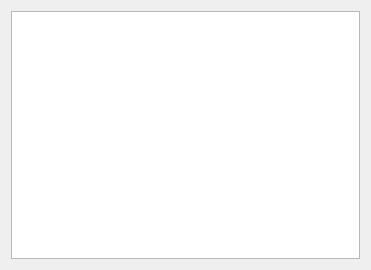
<?xml version="1.0" encoding="UTF-8"?>
<ui version="4.0">
 <class>Widget</class>
 <widget class="QWidget" name="Widget">
  <property name="geometry">
   <rect>
    <x>0</x>
    <y>0</y>
    <width>371</width>
    <height>270</height>
   </rect>
  </property>
  <property name="windowTitle">
   <string>Widget</string>
  </property>
  <layout class="QHBoxLayout" name="horizontalLayout">
   <item>
    <widget class="QTextEdit" name="textEdit"/>
   </item>
  </layout>
 </widget>
 <resources/>
 <connections/>
</ui>
